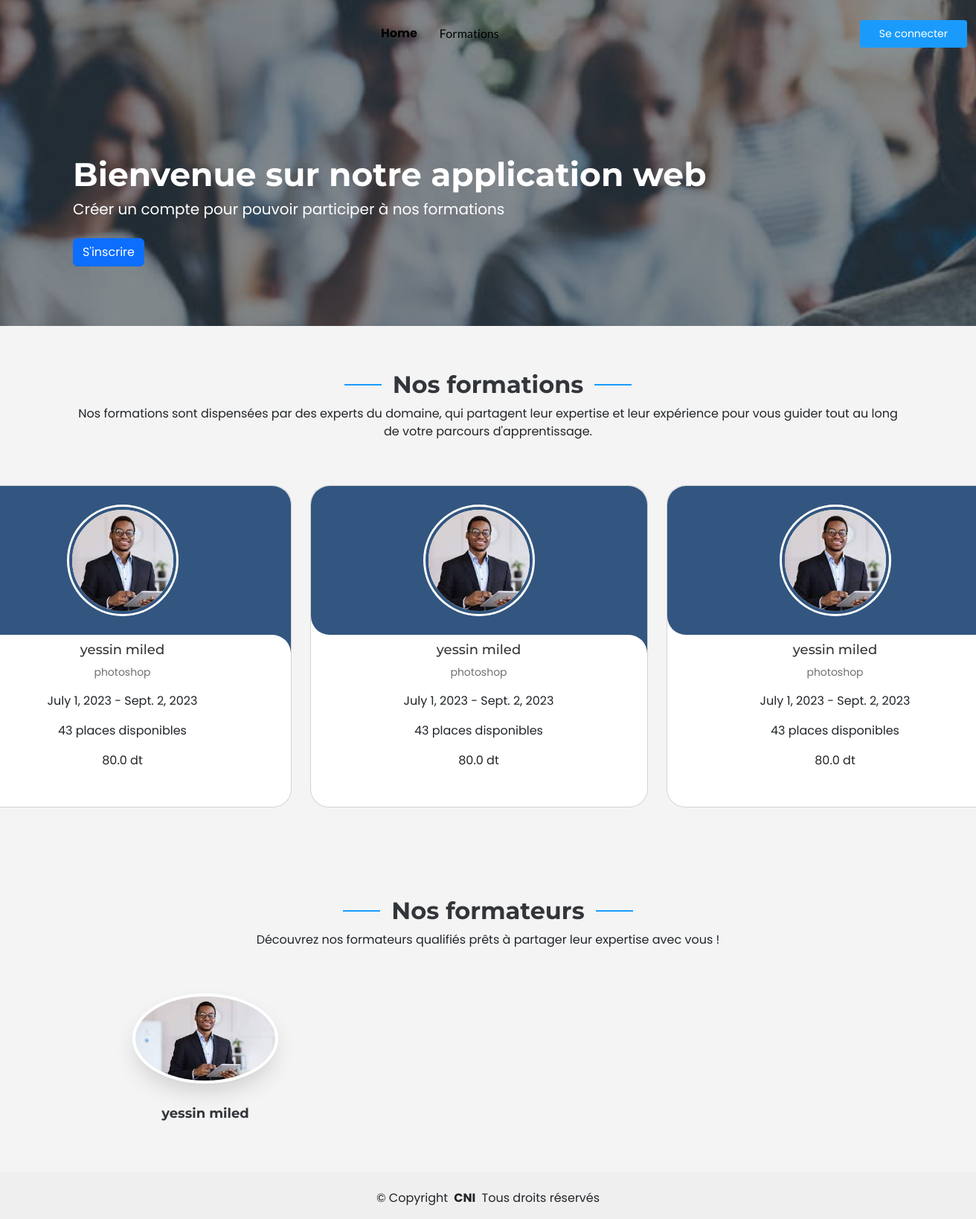
The app's page /, older data.
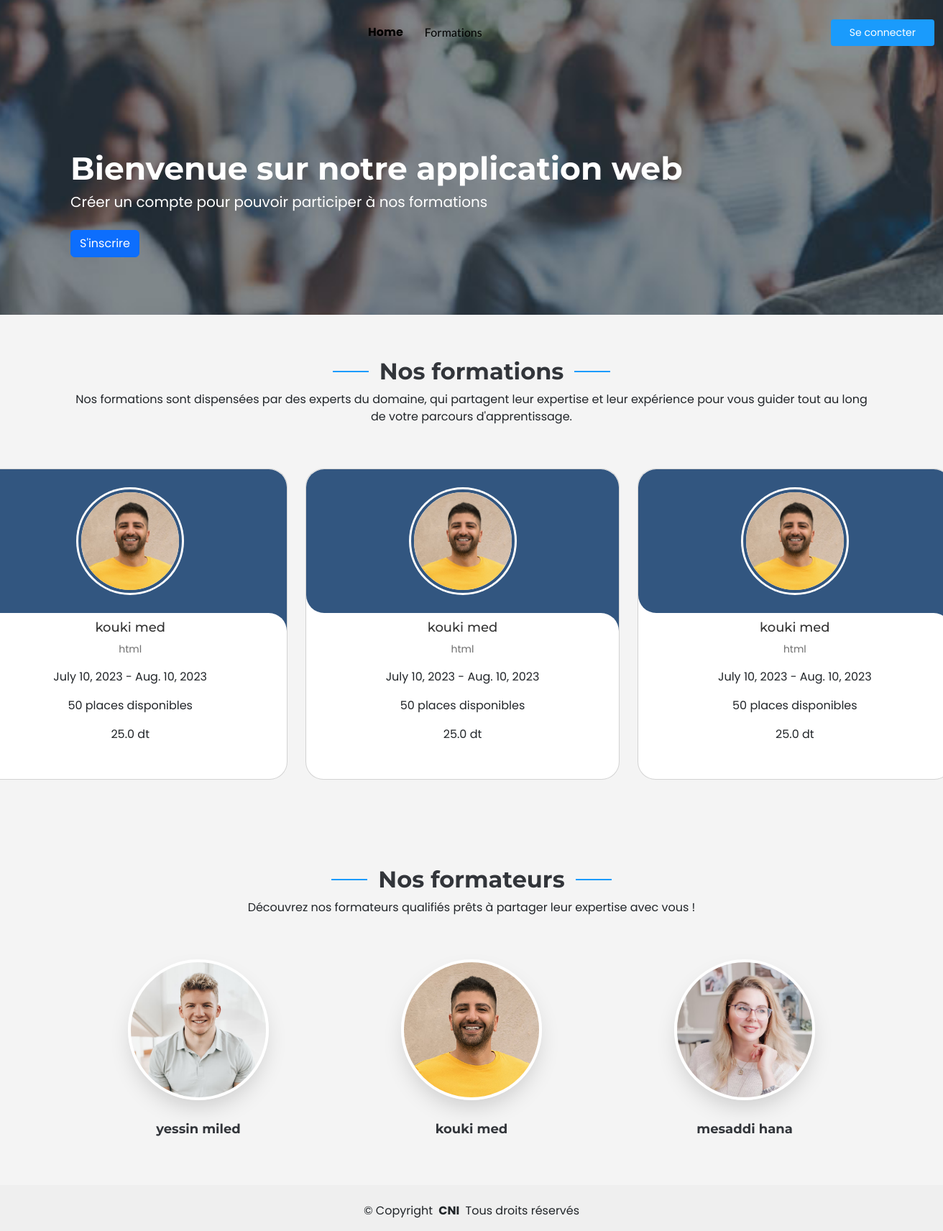
The same page, newer data.
### formation/models.py (models this page shows)
class formation(models.Model):
    qr = models.TextField()
    titre = models.TextField()
    nbp = models.IntegerField()
    prx = models.FloatField()
    date_deb = models.DateField()
    date_fin = models.DateField()
    formateur = models.ForeignKey(Profile, null=True, on_delete=models.CASCADE, related_name='formations')
    participants = models.JSONField(default=dict)
    evaluation = models.JSONField(default=dict)

### user/models.py (models this page shows, shortened)
class Profile(AbstractBaseUser, PermissionsMixin):
    email = models.EmailField(unique=True)
    first_name = models.CharField(max_length=30)
    last_name = models.CharField(max_length=30)
    cin_regex = RegexValidator(regex=r'^\d{8}$', message="CIN must be an 8-digit number.")
    cin = models.CharField(validators=[cin_regex], max_length=8)  # 8-digit number
    organisme = models.CharField(max_length=255)  # String field for organisme
    role = models.CharField(max_length=255)  # String field for role
    is_active = models.BooleanField(default=True)
    is_staff = models.BooleanField(default=False)
    img = models.ImageField(default='def.png',null=True,blank=True) # Image field for profile image
    objects = CustomUserManager()
    USERNAME_FIELD = 'email'
    REQUIRED_FIELDS = ['first_name', 'last_name', 'cin', 'organisme', 'role']

### gestionFormation/views.py (the view)
# urls.py: path('',views.acc,name='acc'),
def acc(request):
    today = date.today().strftime("%Y-%m-%d")
    formations = formation.objects.filter(date_fin__gt=today)
    users = Profile.objects.filter(role='Formateur')
    return render(request, 'accueill.html', {'formations': formations , 'formateurs' : users })

### gestionFormation/templatetags/custom_filter.py (called while the page is built)
@register.filter
def subtract(value, arg):
    participants_enc = {key: value for key, value in arg.items() if value != 0}
    user_ids_enc = participants_enc.keys()
    participants_enc = [Profile.objects.get(id=key) for key in user_ids_enc]
    return value - len(participants_enc)

### templates/accueill.html (shortened to what the changed rows need)
{% extends 'baseclient.html' %}
{% load static %}
{% load tz %}
{% load custom_filter %}
{% block content %}
  <main id="main">
    <section id="hero" class="hero">
    <div class="container">
      <div class="row">
        <div class="col-lg-10">
          <br>
          <br>
          <h2 data-aos="fade-up" data-aos-delay="100" style="color: #fff;">Bienvenue sur notre application web</h2>
        </div>
      </div>
    </div>
  </section>
  <section id="about" class="about">
    <div class="container section-title" data-aos="fade-up">
      <h2>Nos formations</h2>
    </div>
    <div class="slide-container swiper">
      <div class="slide-content">
          <div class="card-wrapper swiper-wrapper">
            {% for f in formations %}
              <div class="card swiper-slide">
                  <div class="image-content">
                      <div class="card-image">
                          <img src="{{f.formateur.img.url}}" alt="" class="card-img">
                      </div>
                  </div>
                  <div class="card-content">
                      <h2 class="name">{{f.formateur.last_name}} {{f.formateur.first_name}}</h2>
                      <p class="description">{{f.titre}}</p>
                      <p class="post-date">
                        <span class="widget-49-meeting-time">{{f.date_deb}} - {{f.date_fin}}</span>
                      </p>
                      <p class="post-date">
                        <time datetime="2022-01-01">{{ f.nbp|subtract:f.participants }} places disponibles</time>
                      </p>
                      <p class="post-date">
                        <span class="widget-49-meeting-time">{{f.prx}} dt</span>
                      </p>
                      <br>
                      </div>
              </div>
              {% endfor %}
          </div>
      </div>
  </div>
      <link href="{% static 'css2/style.css' %}" rel="stylesheet">
      <link href="{% static 'css2/swiper-bundle.min.css' %}" rel="stylesheet">
  </section>
  <section id="team" class="team">
    <div class="container section-title" data-aos="fade-up">
      <h2>Nos formateurs</h2>
    </div>
    <div class="container">
      <div class="row gy-5">
        {% for u in formateurs %}
        <div class="col-lg-4 col-md-6 member" data-aos="fade-up" data-aos-delay="100">
          <div class="member-img">
            <img src="{{u.img.url}}" class="img-fluid" alt="">
          </div>
          <div class="member-info text-center">
            <h4>{{u.last_name}} {{u.first_name}}</h4>
          </div>
        </div>
        {% endfor %}
      </div>
    </div>
  </section>
  </main>
 {% endblock %}

Row changes from the older to the newer data that the page shows:
removed formation: formateur.img (picture), formateur.last_name "yessin", formateur.first_name "miled", titre "photoshop", date_deb "July 1, 2023", date_fin "Sept. 2, 2023", nbp|subtract "43", prx "80.0"
added formation: formateur.img (picture), formateur.last_name "kouki", formateur.first_name "med", titre "html", date_deb "July 10, 2023", date_fin "Aug. 10, 2023", nbp|subtract "50", prx "25.0"
changed Profile "yessin": img: a different picture
added Profile: img (picture), last_name "kouki", first_name "med"
added Profile: img (picture), last_name "mesaddi", first_name "hana"
